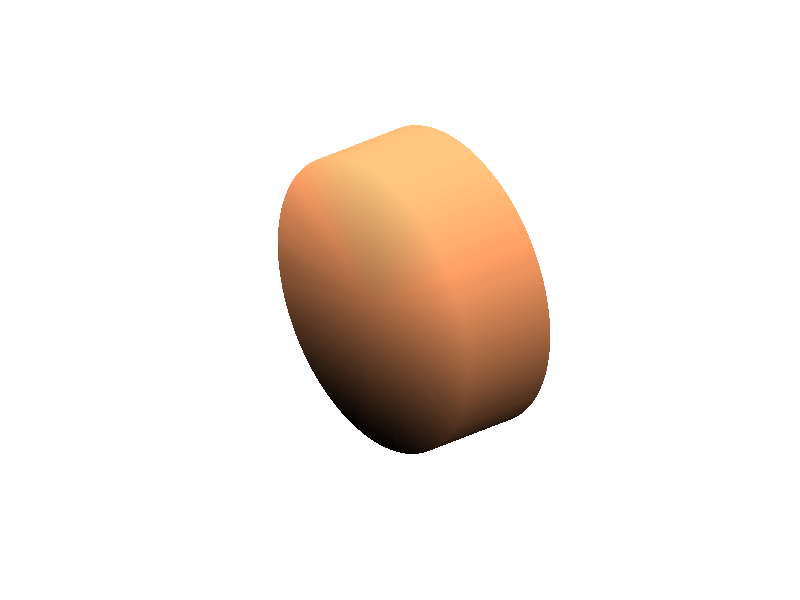

This figure's MATLAB source:
% Listing 11-14 - Drawing a solid disk
clear
clc
close all

 %basic parameters
 facets = 200;
 len = 2; radius = 3;
 radial = [0, radius];
 th = linspace(0, 2*pi, facets);
 along = [0 len];
 
 %build the front face
 [r1, tth] = meshgrid( radial, th );
 x1 = zeros(size(r1));   
 y1 = r1.*cos(tth);
 z1 = r1.*sin(tth);
 
 % build the curved surface
 [l, tth] = meshgrid(along, th);
 x2 = l;                  
 y2 = radius*cos(tth);
 z2 = radius*sin(tth);
 
 % build the back face
 x3 = len*ones(size(r1)); 
 [r3, tth] = meshgrid(radial(end:-1:1), th);
 y3 = r3.*cos(tth);
 z3 = r3.*sin(tth);
 
 % assemble and draw the three parts
 x = [x1 x2 x3]; y = [y1 y2 y3]; z = [z1 z2 z3];
 surf(x, y, z);
 shading interp
 colormap copper
 axis equal, axis tight, axis off
